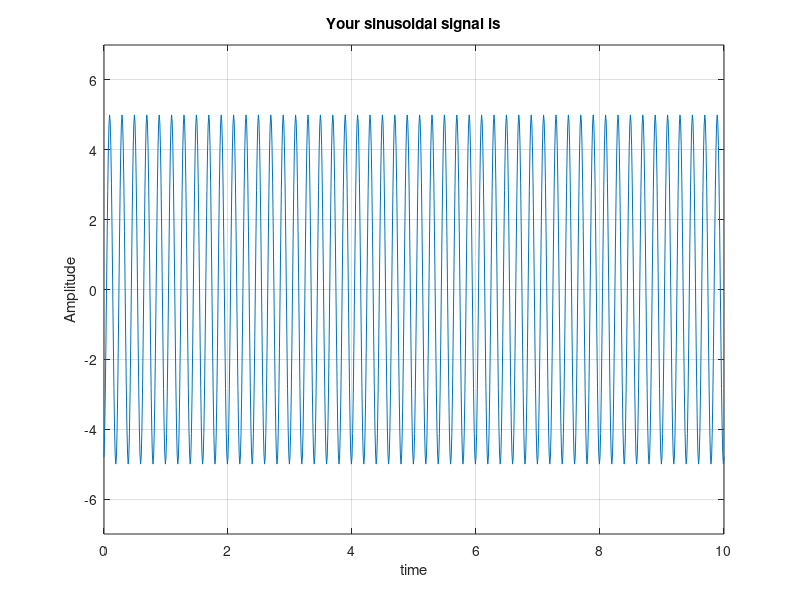

The MATLAB script that drew this image:
clc
clear all
close all
t=0:.01:10
prompt='Enter the amplitude';
A=input(prompt);

prompt='Enter the frequency';
f=input(prompt);
prompt='Enter the phase';
ph=input(prompt);
x=A*sin(2*pi*f*t+ph);
plot(t,x)
axis([0 10 -A-2 A+2])
title('Your sinusoidal signal is')
xlabel('time')
ylabel('Amplitude')
grid on
